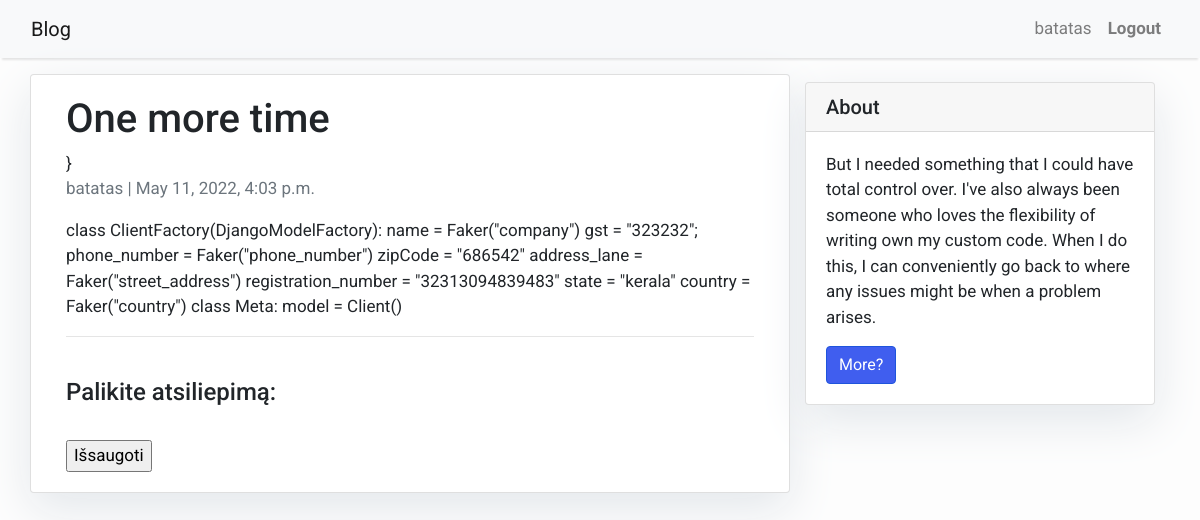
Page /blog/one-more-time/ (signed in) on the committed database.
### blog/models.py (models this page shows, shortened)
class Post(models.Model):
    title = models.CharField(max_length=200, unique=True)
    slug = models.SlugField(max_length=200, unique=True)
    author = models.ForeignKey(User, on_delete= models.CASCADE,related_name='blog_posts')
    updated_on = models.DateTimeField(auto_now= True)
    content = models.TextField()
    created_on = models.DateTimeField(auto_now_add=True)
    status = models.IntegerField(choices=STATUS, default=0)
    class Meta:
        ordering = ['-created_on']

### blog/views.py (the view)
# urls.py: path('<slug:slug>/', views.PostDetail.as_view(), name='post_detail'),
class PostDetail(generic.DetailView):
    model = Post
    template_name = 'post_detail.html'

### templates/post_detail.html (shortened to what this page needs)
{% extends 'base.html' %} {% block content %}
<div class="container">
  <div class="row">
    <div class="col-md-8 card mb-4  mt-3 left  top">
      <div class="card-body">
        <h1>{% block title %} {{ object.title }} {% endblock title %}</h1>
     }
        <p class=" text-muted">{{ post.author }} | {{ post.created_on }}</p>
        <p class="card-text ">{{ object.content | safe }}</p>
        {% if user.is_authenticated %}
  <div class="fieldWrapper">
    <hr><br/>
    <h4>Palikite atsiliepimą:</h4>
    <form action="" method="post">
      <input type="submit" value="Išsaugoti">
    </form>
  </div>
  {% endif %}
      </div>
    </div>
    {% block sidebar %} {% include 'sidebar.html' %} {% endblock sidebar %}
  </div>
</div>
{% endblock content %}

### templates/base.html (shortened to what this page needs)
<!DOCTYPE html>
<html>
  <head>
    <link
      rel="stylesheet"
      href="https://maxcdn.bootstrapcdn.com/bootstrap/4.0.0/css/bootstrap.min.css"
    />
  </head>
  <body>
    <nav class="navbar navbar-expand-lg navbar-light bg-light shadow" id="mainNav">
      <div class="container-fluid">
        <a class="navbar-brand" href="{% url 'home' %}" >Blog</a>
        <div class="collapse navbar-collapse" id="navbarResponsive">
          <ul class="navbar-nav ml-auto">
            {% if user.is_authenticated %}
            <span class="navbar-text text-black mr-2">
              {{ request.user }}
            </span>
            <li class="nav-item text-black">
              <a
                class="nav-link text-black font-weight-bold"
                href='{% url "logout" %}'>
                Logout</a>
            </li>
            {% endif %}
          </ul>
        </div>
      </div>
    </nav>
            {% block content %}{% endblock content %}
  </body>
</html>

### templates/base.html (style rules this page uses)
body { font-family: "Roboto", sans-serif; font-size: 17px; background-color: #fdfdfd; }
.shadow { box-shadow: 0 4px 2px -2px rgba(0,0,0,0.1); }

### templates/sidebar.html (style rules this page uses)
.card { box-shadow: 0 16px 48px #E3E7EB; }

### rows in the picture
Post: title "One more time", author "batatas", created_on "May 11, 2022, 4:03 p.m.", content "class ClientFactory(DjangoModelFactory): name = Faker(\"company\") gst = \"323232\"; phone_number = Faker(\"phone_number\") zipCode = \"686542\" address_lane = Faker(\"street_address\") registration_number = \"32313094839483\" state = \"kerala\" country = Faker(\"country\") class Meta: model = Client()"

### other values in the picture
{{ request.user }} "batatas"
